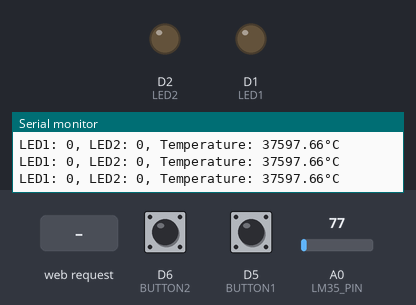
The sketch below on a simulated ESP8266 (NodeMCU). Parts: output pins drawn as LEDs (lit = HIGH), the last lines printed to the serial monitor. The inputs (shaded band) are chosen by the test bench; at power-on: D6 (BUTTON2) HIGH, D5 (BUTTON1) HIGH, A0 (LM35_PIN) = 77. WiFi joins after 1.5 s; servers stay silent unless stated; storage starts empty.

Above: at 2.7 s.
2.8 s: D6 (BUTTON2) pulled LOW for 1 s
At 4.8 s:
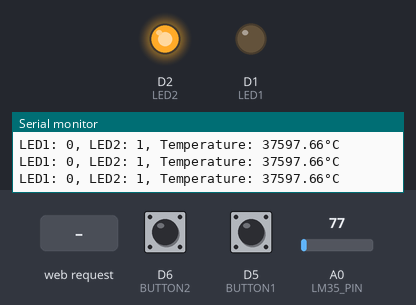
5.3 s: D5 (BUTTON1) pulled LOW for 3.2 s
At 9.6 s:
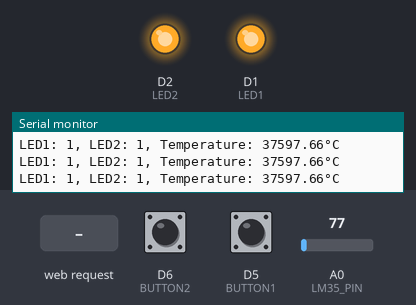
10.0 s: HTTP request GET /tat2 received
At 10.7 s:
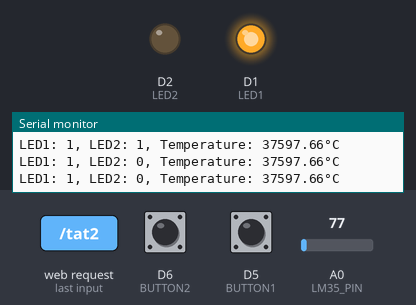
11.5 s: HTTP request GET /tat1 received
At 11.9 s:
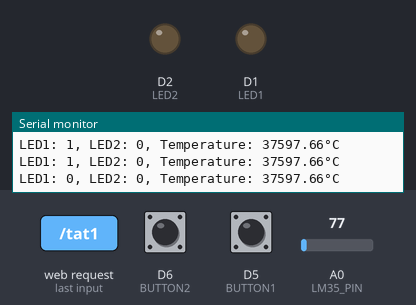
13.0 s: HTTP request GET /bat1 received
At 14.2 s:
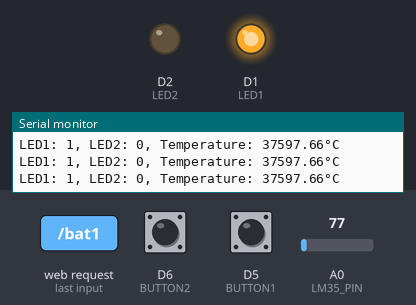
Timing chart, 0 to 15.5 s (numbered marks = the images above; inputs shaded):
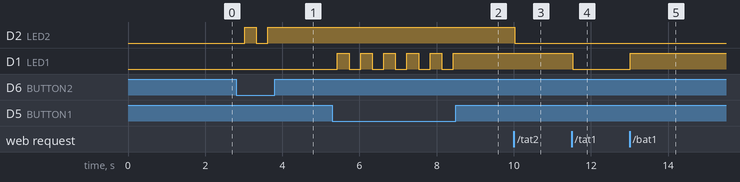

Measured:
- after the input at 2.8 s, D2 (LED2): LOW → HIGH after 0.23 s, → LOW 0.30 s later, → HIGH 0.30 s later
- after the input at 5.3 s, D1 (LED1): alternates HIGH for 0.30 s and LOW for 0.30 s, 11 changes in all, then stays HIGH, starting after 0.13 s
- after the input at 10.0 s, D2 (LED2): HIGH → LOW at once
- after the input at 11.5 s, D1 (LED1): HIGH → LOW at once
- after the input at 13.0 s, D1 (LED1): LOW → HIGH at once

The sketch:

LM35-WebServer.ino
```cpp
#include <ESP8266WiFi.h>
#include <ESPAsyncWebServer.h> //https://github.com/lacamera/ESPAsyncWebServer
#include <LittleFS.h>

// Thông tin WiFi
const char* ssid = "YOUR_SSID_NAME";
const char* password = "YOUR_SSID_PASSWORD";

// Thiết lập web server trên port 80
AsyncWebServer server(80);

// Khai báo chân LM35, LED và nút nhấn
const int LM35_PIN = A0;
const int LED1 = D1;
const int LED2 = D2;
const int BUTTON1 = D5;
const int BUTTON2 = D6;

// Biến trạng thái LED và giá trị nhiệt độ
int ledState1 = LOW;
int ledState2 = LOW;
float temperature = 0;

// Biến lưu trữ log
String logData = "";

void setup() {
  // Khởi tạo Serial
  Serial.begin(115200);

  // Kết nối WiFi
  Serial.println();
  Serial.print("Connecting to ");
  Serial.println(ssid);
  WiFi.begin(ssid, password);

  while (WiFi.status() != WL_CONNECTED) {
    delay(500);
    Serial.print(".");
  }

  Serial.println("");
  Serial.println("WiFi connected");
  Serial.println("IP address: ");
  Serial.println(WiFi.localIP());

  // Khởi tạo LittleFS
  if (!LittleFS.begin()) {
    Serial.println("An error occurred while mounting LittleFS");
    return;
  }

  // Khởi tạo server
  server.begin();

  // Thiết lập chân LED và nút nhấn
  pinMode(LED1, OUTPUT);
  pinMode(LED2, OUTPUT);
  pinMode(BUTTON1, INPUT_PULLUP);
  pinMode(BUTTON2, INPUT_PULLUP);

  // Route for root / web page
  server.on("/", HTTP_GET, [](AsyncWebServerRequest *request) {
    sendHttpResponse(request);
  });

  // Serve images from LittleFS
  server.on("/bg.svg", HTTP_GET, [](AsyncWebServerRequest *request) {
    request->send(LittleFS, "/bg.svg", "image/svg+xml");
  });
  server.on("/logo_UTC2.jpg", HTTP_GET, [](AsyncWebServerRequest *request) {
    request->send(LittleFS, "/logo_UTC2.jpg", "image/jpeg");
  });
  server.on("/logo_ddt.jpg", HTTP_GET, [](AsyncWebServerRequest *request) {
    request->send(LittleFS, "/logo_ddt.jpg", "image/jpeg");
  });

  // Routes for LED control
  server.on("/bat1", HTTP_GET, [](AsyncWebServerRequest *request) {
      bat1();
      // No need to send a response
  });
  server.on("/tat1", HTTP_GET, [](AsyncWebServerRequest *request) {
      tat1();
      // No need to send a response
  });
  server.on("/bat2", HTTP_GET, [](AsyncWebServerRequest *request) {
      bat2();
      // No need to send a response
  });
  server.on("/tat2", HTTP_GET, [](AsyncWebServerRequest *request) {
      tat2();
      // No need to send a response
  });
}

int btnState1;
int btnState2;

void loop() {
  // Đọc trạng thái nút nhấn
  btnState1 = digitalRead(BUTTON1);
  btnState2 = digitalRead(BUTTON2);

  // Đọc trạng thái nút nhấn và thiết lập trạng thái LED
  if (btnState1 == LOW) {
    ledState1 = (ledState1 == LOW ? HIGH : LOW);
    digitalWrite(LED1, ledState1);
  }

  if (btnState2 == LOW) {
    ledState2 = (ledState2 == LOW ? HIGH : LOW);
    digitalWrite(LED2, ledState2);
  }

  // Đọc giá trị từ LM35
  readTemperatureValue();

  // Xuất giá trị từ LM35 ra màn hình web
  showTemperatureValue();

  // Cập nhật log
  updateLog();

  delay(300);
}

// Bat led 1
void bat1() {
  ledState1 = HIGH;
  digitalWrite(LED1, ledState1);
}

// Tat led 1
void tat1() {
  ledState1 = LOW;
  digitalWrite(LED1, ledState1);
}

// Bat led 2
void bat2() {
  ledState2 = HIGH;
  digitalWrite(LED2, ledState2);
}

// Tat led 2
void tat2() {
  ledState2 = LOW;
  digitalWrite(LED2, ledState2);
}

void readTemperatureValue() {
  // Đọc giá trị từ LM35
  temperature = (5000 * analogRead(LM35_PIN) / 1024.0) * 100.0; // Công thức tính nhiệt độ cho LM35
}

void sendHttpResponse(AsyncWebServerRequest *request) {
  // Read the index.html file from flash
  String html = readFileFromFlash("/index.html");

  // Replace the placeholder with the actual temperature value
  html.replace("{{temperature}}", showTemperatureValue());

  // Send the HTTP response
  request->send(200, "text/html", html);
}

String readFileFromFlash(String path) {
  String fileContent = "";
  File file = LittleFS.open(path, "r");
  if (file) {
    while (file.available()) {
      fileContent += (char)file.read();
    }
    file.close();
  } else {
    Serial.println("Error opening file: " + path);
  }
  return fileContent;
}

String showTemperatureValue() {
  // Generate the HTML string with the temperature value
  return String(temperature, 2);
}

void updateLog() {
  // Cập nhật log với trạng thái LED và giá trị nhiệt độ
  String newLog = "LED1: " + String(ledState1) + ", LED2: " + String(ledState2) + ", Temperature: " + String(temperature) + "°C";
  logData = newLog + "\n" + logData.substring(0, logData.length() - newLog.length() - 1);
  Serial.println(logData);
}
```
